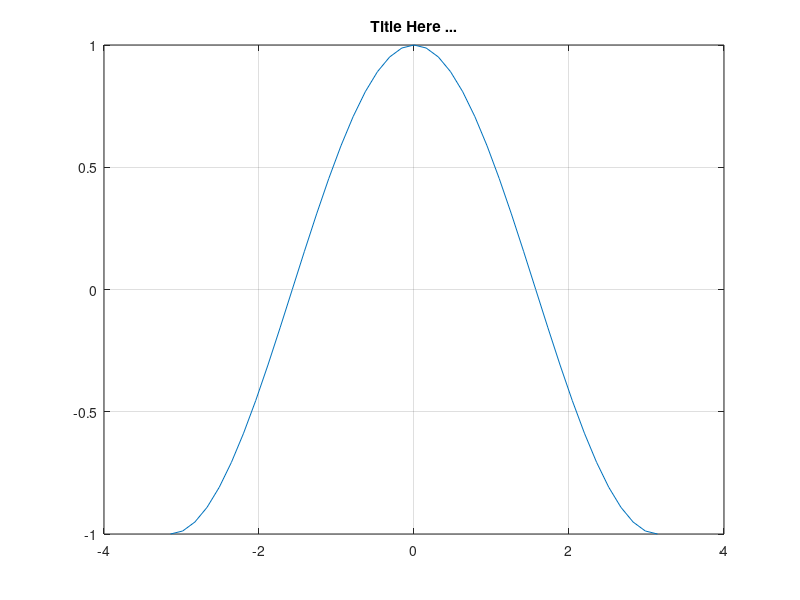

Here is the MATLAB script that generated this plot:
%=============================================================================
% Copyright (c) 2016-present Allan CORNET (Nelson)
%=============================================================================
% This file is part of Nelson.
%=============================================================================
% LICENCE_BLOCK_BEGIN
% SPDX-License-Identifier: LGPL-3.0-or-later
% LICENCE_BLOCK_END
%=============================================================================
% <--ADV-CLI MODE-->
%=============================================================================
% function available for compatibility.
x = -pi:pi/20:pi;
plot(x, cos(x))
drawnow
title('Title Here ...')
grid on
